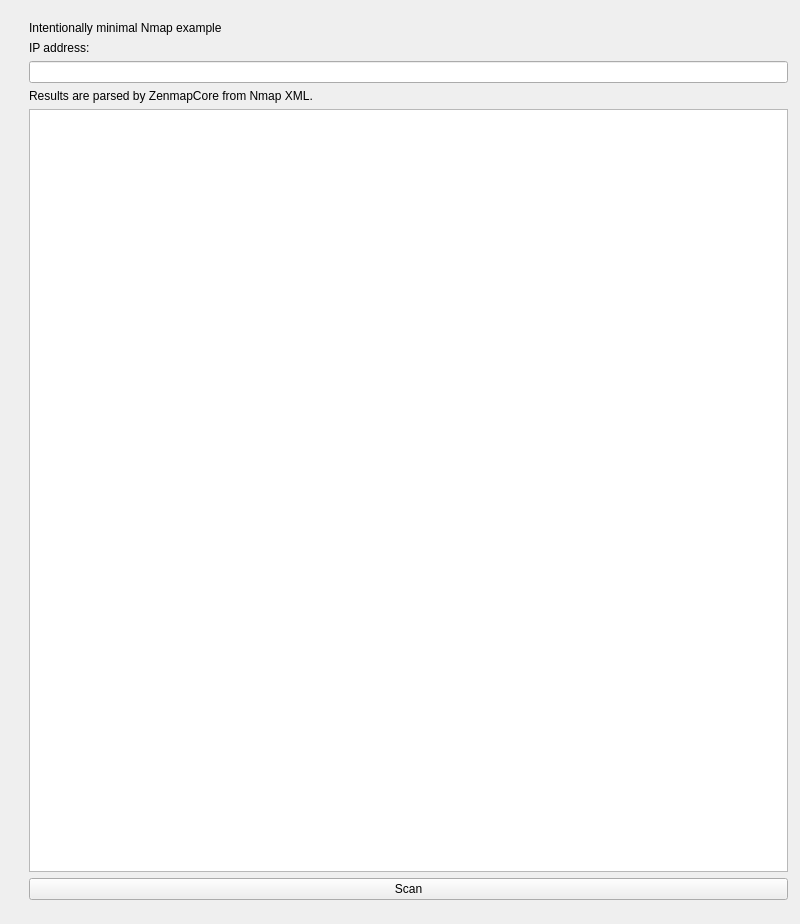
<?xml version="1.0" encoding="UTF-8"?>
<ui version="4.0">
 <class>MainWindow</class>
 <widget class="QMainWindow" name="MainWindow">
  <property name="geometry">
   <rect>
    <x>0</x>
    <y>0</y>
    <width>800</width>
    <height>924</height>
   </rect>
  </property>
  <property name="windowTitle">
   <string>MainWindow</string>
  </property>
  <widget class="QWidget" name="centralWidget">
   <widget class="QWidget" name="verticalLayoutWidget">
    <property name="geometry">
     <rect>
      <x>18</x>
      <y>10</y>
      <width>781</width>
      <height>901</height>
     </rect>
    </property>
    <layout class="QVBoxLayout" name="verticalLayout">
     <item>
      <widget class="QLabel" name="label">
       <property name="text">
        <string>Intentionally minimal Nmap example</string>
       </property>
      </widget>
     </item>
     <item>
      <widget class="QLabel" name="label_3">
       <property name="text">
        <string>IP address:</string>
       </property>
      </widget>
     </item>
     <item>
      <widget class="QLineEdit" name="ip"/>
     </item>
     <item>
      <widget class="QLabel" name="label_2">
       <property name="text">
        <string>&lt;html&gt;&lt;head/&gt;&lt;body&gt;&lt;p&gt;Results are parsed by ZenmapCore from Nmap XML.&lt;/p&gt;&lt;/body&gt;&lt;/html&gt;</string>
       </property>
      </widget>
     </item>
     <item>
      <widget class="QTextBrowser" name="textBrowser"/>
     </item>
     <item>
      <widget class="QPushButton" name="scan">
       <property name="text">
        <string>Scan</string>
       </property>
      </widget>
     </item>
    </layout>
   </widget>
  </widget>
 </widget>
 <layoutdefault spacing="6" margin="11"/>
 <resources/>
 <connections/>
</ui>
